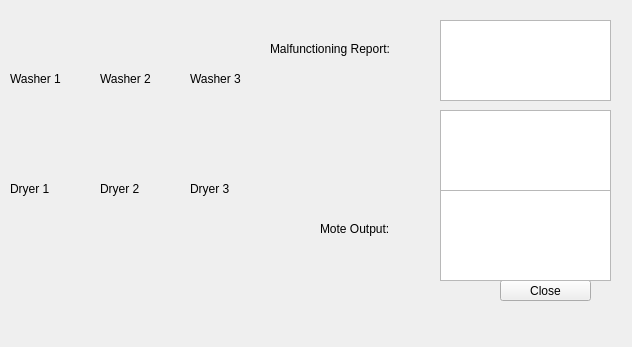
<?xml version="1.0" encoding="UTF-8"?>
<ui version="4.0">
 <class>MainWindow</class>
 <widget class="QMainWindow" name="MainWindow">
  <property name="geometry">
   <rect>
    <x>0</x>
    <y>0</y>
    <width>632</width>
    <height>347</height>
   </rect>
  </property>
  <property name="windowTitle">
   <string>MainWindow</string>
  </property>
  <property name="styleSheet">
   <string notr="true">QWidget #centralWidget {background-image: url(:/img/template.png)};</string>
  </property>
  <widget class="QWidget" name="centralWidget">
   <widget class="QPushButton" name="pushButton">
    <property name="geometry">
     <rect>
      <x>500</x>
      <y>280</y>
      <width>91</width>
      <height>21</height>
     </rect>
    </property>
    <property name="styleSheet">
     <string notr="true"/>
    </property>
    <property name="text">
     <string>Close</string>
    </property>
   </widget>
   <widget class="QLabel" name="label">
    <property name="geometry">
     <rect>
      <x>320</x>
      <y>220</y>
      <width>111</width>
      <height>17</height>
     </rect>
    </property>
    <property name="text">
     <string>Mote Output:</string>
    </property>
   </widget>
   <widget class="QTextEdit" name="textEdit">
    <property name="geometry">
     <rect>
      <x>440</x>
      <y>190</y>
      <width>171</width>
      <height>91</height>
     </rect>
    </property>
   </widget>
   <widget class="QTextEdit" name="textEdit_2">
    <property name="geometry">
     <rect>
      <x>440</x>
      <y>110</y>
      <width>171</width>
      <height>81</height>
     </rect>
    </property>
   </widget>
   <widget class="QLabel" name="machine1">
    <property name="geometry">
     <rect>
      <x>20</x>
      <y>100</y>
      <width>41</width>
      <height>41</height>
     </rect>
    </property>
    <property name="text">
     <string/>
    </property>
   </widget>
   <widget class="QLabel" name="label_2">
    <property name="geometry">
     <rect>
      <x>10</x>
      <y>70</y>
      <width>61</width>
      <height>17</height>
     </rect>
    </property>
    <property name="text">
     <string>Washer 1</string>
    </property>
   </widget>
   <widget class="QLabel" name="label_3">
    <property name="geometry">
     <rect>
      <x>100</x>
      <y>70</y>
      <width>61</width>
      <height>17</height>
     </rect>
    </property>
    <property name="text">
     <string>Washer 2</string>
    </property>
   </widget>
   <widget class="QLabel" name="machine2">
    <property name="geometry">
     <rect>
      <x>110</x>
      <y>100</y>
      <width>41</width>
      <height>41</height>
     </rect>
    </property>
    <property name="text">
     <string/>
    </property>
   </widget>
   <widget class="QLabel" name="label_4">
    <property name="geometry">
     <rect>
      <x>190</x>
      <y>70</y>
      <width>71</width>
      <height>17</height>
     </rect>
    </property>
    <property name="text">
     <string>Washer 3</string>
    </property>
   </widget>
   <widget class="QLabel" name="machine3">
    <property name="geometry">
     <rect>
      <x>200</x>
      <y>100</y>
      <width>41</width>
      <height>41</height>
     </rect>
    </property>
    <property name="text">
     <string/>
    </property>
   </widget>
   <widget class="QLabel" name="label_5">
    <property name="geometry">
     <rect>
      <x>190</x>
      <y>180</y>
      <width>71</width>
      <height>17</height>
     </rect>
    </property>
    <property name="text">
     <string>Dryer 3</string>
    </property>
   </widget>
   <widget class="QLabel" name="label_6">
    <property name="geometry">
     <rect>
      <x>100</x>
      <y>180</y>
      <width>61</width>
      <height>17</height>
     </rect>
    </property>
    <property name="text">
     <string>Dryer 2</string>
    </property>
   </widget>
   <widget class="QLabel" name="machine4">
    <property name="geometry">
     <rect>
      <x>20</x>
      <y>210</y>
      <width>41</width>
      <height>41</height>
     </rect>
    </property>
    <property name="text">
     <string/>
    </property>
   </widget>
   <widget class="QLabel" name="machine6">
    <property name="geometry">
     <rect>
      <x>200</x>
      <y>210</y>
      <width>41</width>
      <height>41</height>
     </rect>
    </property>
    <property name="text">
     <string/>
    </property>
   </widget>
   <widget class="QLabel" name="label_7">
    <property name="geometry">
     <rect>
      <x>10</x>
      <y>180</y>
      <width>61</width>
      <height>17</height>
     </rect>
    </property>
    <property name="text">
     <string>Dryer 1</string>
    </property>
   </widget>
   <widget class="QLabel" name="machine5">
    <property name="geometry">
     <rect>
      <x>110</x>
      <y>210</y>
      <width>41</width>
      <height>41</height>
     </rect>
    </property>
    <property name="text">
     <string/>
    </property>
   </widget>
   <widget class="QLabel" name="label_8">
    <property name="geometry">
     <rect>
      <x>270</x>
      <y>40</y>
      <width>161</width>
      <height>17</height>
     </rect>
    </property>
    <property name="text">
     <string>Malfunctioning Report:</string>
    </property>
   </widget>
   <widget class="QTextEdit" name="textEdit_malfunc">
    <property name="geometry">
     <rect>
      <x>440</x>
      <y>20</y>
      <width>171</width>
      <height>81</height>
     </rect>
    </property>
   </widget>
  </widget>
 </widget>
 <layoutdefault spacing="6" margin="11"/>
 <resources/>
 <connections/>
</ui>
